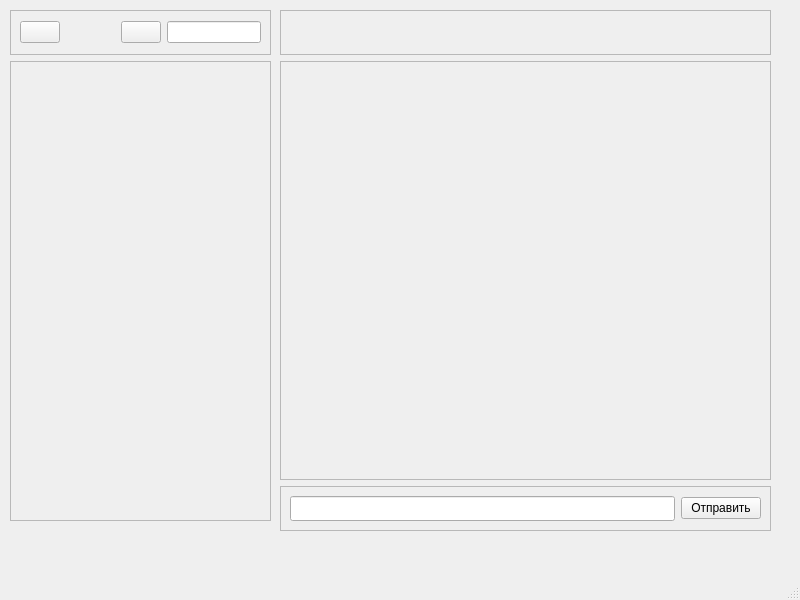
<?xml version="1.0" encoding="UTF-8"?>
<ui version="4.0">
 <class>MainWindow</class>
 <widget class="QMainWindow" name="MainWindow">
  <property name="geometry">
   <rect>
    <x>0</x>
    <y>0</y>
    <width>800</width>
    <height>600</height>
   </rect>
  </property>
  <property name="windowTitle">
   <string>MainWindow</string>
  </property>
  <widget class="QWidget" name="centralwidget">
   <widget class="QWidget" name="layoutWidget">
    <property name="geometry">
     <rect>
      <x>280</x>
      <y>10</y>
      <width>491</width>
      <height>521</height>
     </rect>
    </property>
    <layout class="QVBoxLayout" name="verticalLayout_3">
     <item>
      <widget class="QFrame" name="frame_2">
       <property name="minimumSize">
        <size>
         <width>0</width>
         <height>45</height>
        </size>
       </property>
       <property name="maximumSize">
        <size>
         <width>16777215</width>
         <height>45</height>
        </size>
       </property>
       <property name="frameShape">
        <enum>QFrame::StyledPanel</enum>
       </property>
       <property name="frameShadow">
        <enum>QFrame::Raised</enum>
       </property>
      </widget>
     </item>
     <item>
      <widget class="QScrollArea" name="messageScrollArea">
       <property name="widgetResizable">
        <bool>true</bool>
       </property>
       <widget class="QWidget" name="messageScrollAreaContext">
        <property name="geometry">
         <rect>
          <x>0</x>
          <y>0</y>
          <width>487</width>
          <height>413</height>
         </rect>
        </property>
       </widget>
      </widget>
     </item>
     <item alignment="Qt::AlignTop">
      <widget class="QFrame" name="frame_3">
       <property name="minimumSize">
        <size>
         <width>0</width>
         <height>45</height>
        </size>
       </property>
       <property name="maximumSize">
        <size>
         <width>16777215</width>
         <height>16777215</height>
        </size>
       </property>
       <property name="frameShape">
        <enum>QFrame::StyledPanel</enum>
       </property>
       <property name="frameShadow">
        <enum>QFrame::Raised</enum>
       </property>
       <layout class="QVBoxLayout" name="verticalLayout_2">
        <item>
         <layout class="QHBoxLayout" name="horizontalLayout">
          <item>
           <widget class="QLineEdit" name="InputMsg">
            <property name="sizePolicy">
             <sizepolicy hsizetype="Expanding" vsizetype="Expanding">
              <horstretch>0</horstretch>
              <verstretch>0</verstretch>
             </sizepolicy>
            </property>
           </widget>
          </item>
          <item>
           <widget class="QPushButton" name="SendMsg">
            <property name="text">
             <string>Отправить</string>
            </property>
           </widget>
          </item>
         </layout>
        </item>
       </layout>
      </widget>
     </item>
    </layout>
   </widget>
   <widget class="QWidget" name="">
    <property name="geometry">
     <rect>
      <x>10</x>
      <y>10</y>
      <width>261</width>
      <height>511</height>
     </rect>
    </property>
    <layout class="QVBoxLayout" name="verticalLayout">
     <item>
      <widget class="QFrame" name="frame">
       <property name="minimumSize">
        <size>
         <width>0</width>
         <height>45</height>
        </size>
       </property>
       <property name="maximumSize">
        <size>
         <width>16777215</width>
         <height>45</height>
        </size>
       </property>
       <property name="frameShape">
        <enum>QFrame::StyledPanel</enum>
       </property>
       <property name="frameShadow">
        <enum>QFrame::Raised</enum>
       </property>
       <layout class="QHBoxLayout" name="horizontalLayout_2">
        <item>
         <widget class="QPushButton" name="pushButton_2">
          <property name="text">
           <string/>
          </property>
         </widget>
        </item>
        <item>
         <spacer name="horizontalSpacer_2">
          <property name="orientation">
           <enum>Qt::Horizontal</enum>
          </property>
          <property name="sizeHint" stdset="0">
           <size>
            <width>70</width>
            <height>20</height>
           </size>
          </property>
         </spacer>
        </item>
        <item>
         <spacer name="horizontalSpacer">
          <property name="orientation">
           <enum>Qt::Horizontal</enum>
          </property>
          <property name="sizeHint" stdset="0">
           <size>
            <width>0</width>
            <height>20</height>
           </size>
          </property>
         </spacer>
        </item>
        <item>
         <widget class="QPushButton" name="findNick">
          <property name="text">
           <string/>
          </property>
         </widget>
        </item>
        <item>
         <widget class="QLineEdit" name="inputNick"/>
        </item>
       </layout>
      </widget>
     </item>
     <item>
      <widget class="QScrollArea" name="friendScrollArea">
       <property name="widgetResizable">
        <bool>true</bool>
       </property>
       <widget class="QWidget" name="friendScrollAreaContext">
        <property name="geometry">
         <rect>
          <x>0</x>
          <y>0</y>
          <width>257</width>
          <height>456</height>
         </rect>
        </property>
       </widget>
      </widget>
     </item>
    </layout>
   </widget>
  </widget>
  <widget class="QMenuBar" name="menubar">
   <property name="geometry">
    <rect>
     <x>0</x>
     <y>0</y>
     <width>800</width>
     <height>22</height>
    </rect>
   </property>
  </widget>
  <widget class="QStatusBar" name="statusbar"/>
 </widget>
 <resources/>
 <connections/>
</ui>
